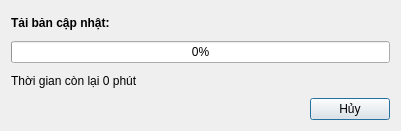
<?xml version="1.0" encoding="UTF-8"?>
<ui version="4.0">
 <class>Downloader</class>
 <widget class="QDialog" name="Downloader">
  <property name="geometry">
   <rect>
    <x>0</x>
    <y>0</y>
    <width>401</width>
    <height>131</height>
   </rect>
  </property>
  <property name="windowTitle">
   <string>Trình tải xuống</string>
  </property>
  <property name="windowIcon">
   <iconset resource="MainWindow.qrc">
    <normaloff>:/Resources/download.svg</normaloff>:/Resources/download.svg</iconset>
  </property>
  <layout class="QVBoxLayout" name="verticalLayout_2">
   <item>
    <layout class="QVBoxLayout" name="verticalLayout">
     <item>
      <widget class="QLabel" name="messageLabel">
       <property name="font">
        <font>
         <weight>75</weight>
         <bold>true</bold>
        </font>
       </property>
       <property name="text">
        <string>Tải bản cập nhật:</string>
       </property>
      </widget>
     </item>
     <item>
      <widget class="QProgressBar" name="progressBar">
       <property name="value">
        <number>0</number>
       </property>
      </widget>
     </item>
     <item>
      <widget class="QLabel" name="timeRemainingLabel">
       <property name="text">
        <string>Thời gian còn lại 0 phút</string>
       </property>
      </widget>
     </item>
    </layout>
   </item>
   <item>
    <layout class="QHBoxLayout" name="horizontalLayout">
     <item>
      <spacer name="horizontalSpacer">
       <property name="orientation">
        <enum>Qt::Horizontal</enum>
       </property>
       <property name="sizeHint" stdset="0">
        <size>
         <width>40</width>
         <height>20</height>
        </size>
       </property>
      </spacer>
     </item>
     <item>
      <widget class="QPushButton" name="cancelButton">
       <property name="text">
        <string>Hủy</string>
       </property>
      </widget>
     </item>
    </layout>
   </item>
  </layout>
 </widget>
 <layoutdefault spacing="6" margin="11"/>
 <resources>
  <include location="MainWindow.qrc"/>
 </resources>
 <connections/>
</ui>
